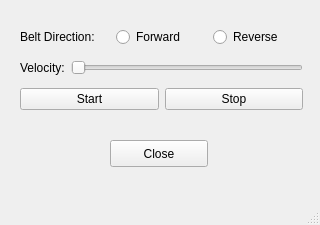
<?xml version="1.0" encoding="UTF-8"?>
<ui version="4.0">
 <class>MainWindow</class>
 <widget class="QMainWindow" name="MainWindow">
  <property name="geometry">
   <rect>
    <x>0</x>
    <y>0</y>
    <width>320</width>
    <height>225</height>
   </rect>
  </property>
  <property name="windowTitle">
   <string>MainWindow</string>
  </property>
  <widget class="QWidget" name="centralwidget">
   <widget class="QPushButton" name="button_close">
    <property name="geometry">
     <rect>
      <x>110</x>
      <y>140</y>
      <width>98</width>
      <height>27</height>
     </rect>
    </property>
    <property name="text">
     <string>Close</string>
    </property>
   </widget>
   <widget class="QWidget" name="layoutWidget">
    <property name="geometry">
     <rect>
      <x>20</x>
      <y>20</y>
      <width>283</width>
      <height>98</height>
     </rect>
    </property>
    <layout class="QVBoxLayout" name="verticalLayout">
     <item>
      <layout class="QHBoxLayout" name="horizontalLayout">
       <item>
        <widget class="QLabel" name="label">
         <property name="text">
          <string>Belt Direction:</string>
         </property>
        </widget>
       </item>
       <item>
        <widget class="QRadioButton" name="radio_button_forward">
         <property name="text">
          <string>Forward</string>
         </property>
        </widget>
       </item>
       <item>
        <widget class="QRadioButton" name="radio_button_reverse">
         <property name="text">
          <string>Reverse</string>
         </property>
        </widget>
       </item>
      </layout>
     </item>
     <item>
      <layout class="QHBoxLayout" name="horizontalLayout_2">
       <item>
        <widget class="QLabel" name="label_velocity">
         <property name="text">
          <string>Velocity:</string>
         </property>
        </widget>
       </item>
       <item>
        <widget class="QSlider" name="slider_velocity">
         <property name="orientation">
          <enum>Qt::Horizontal</enum>
         </property>
        </widget>
       </item>
      </layout>
     </item>
     <item>
      <layout class="QHBoxLayout" name="horizontalLayout_3">
       <item>
        <widget class="QPushButton" name="button_start">
         <property name="text">
          <string>Start</string>
         </property>
        </widget>
       </item>
       <item>
        <widget class="QPushButton" name="button_stop">
         <property name="text">
          <string>Stop</string>
         </property>
        </widget>
       </item>
      </layout>
     </item>
    </layout>
   </widget>
  </widget>
  <widget class="QMenuBar" name="menubar">
   <property name="geometry">
    <rect>
     <x>0</x>
     <y>0</y>
     <width>320</width>
     <height>25</height>
    </rect>
   </property>
  </widget>
  <widget class="QStatusBar" name="statusbar"/>
 </widget>
 <resources/>
 <connections/>
</ui>
